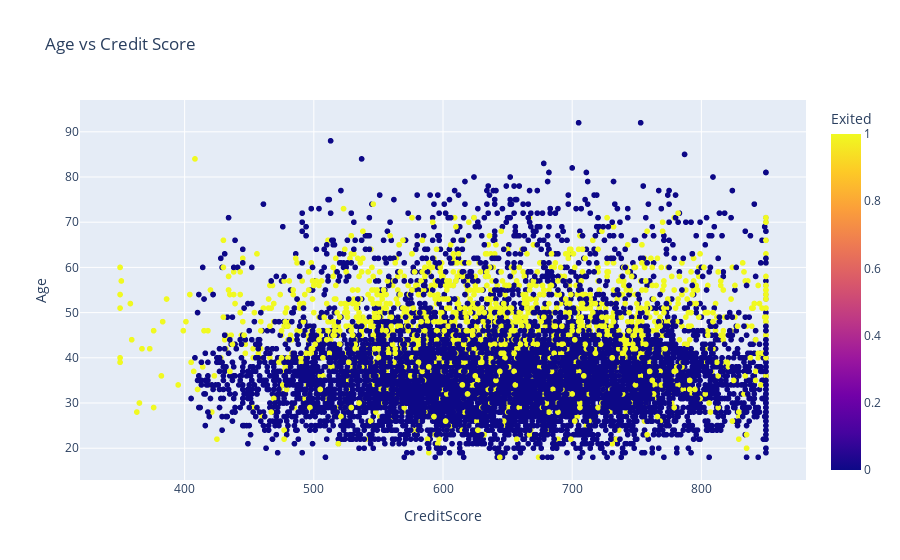

The notebook cell this image was saved under:
### Markdown cell above
- <span style='background:yellow'>as the age increasing probability of being churn also increasing at certain limit.

### Code cell
px.scatter(df,x='CreditScore',y='Age',color='Exited',title='Age vs Credit Score')

### Figure 1 — Plotly figure (JSON) as saved in the notebook; plotly's stock layout.template omitted (floating-point values rounded to 4 significant figures; data arrays with more than 128 entries replaced by an {"elided": "..."} marker saying what was removed)
{"data": [{"hovertemplate": "CreditScore=%{x}<br>Age=%{y}<br>Exited=%{marker.color}<extra></extra>", "legendgroup": "", "marker": {"color": {"elided": "10000 int values"}, "coloraxis": "coloraxis", "symbol": "circle"}, "mode": "markers", "name": "", "showlegend": false, "type": "scattergl", "x": {"elided": "10000 int values"}, "xaxis": "x", "y": {"elided": "10000 int values"}, "yaxis": "y"}], "layout": {"coloraxis": {"colorbar": {"title": {"text": "Exited"}}, "colorscale": [[0, "#0d0887"], [0.1111, "#46039f"], [0.2222, "#7201a8"], [0.3333, "#9c179e"], [0.4444, "#bd3786"], [0.5556, "#d8576b"], [0.6667, "#ed7953"], [0.7778, "#fb9f3a"], [0.8889, "#fdca26"], [1, "#f0f921"]]}, "legend": {"tracegroupgap": 0}, "title": {"text": "Age vs Credit Score"}, "xaxis": {"anchor": "y", "domain": [0, 1], "title": {"text": "CreditScore"}}, "yaxis": {"anchor": "x", "domain": [0, 1], "title": {"text": "Age"}}}}
